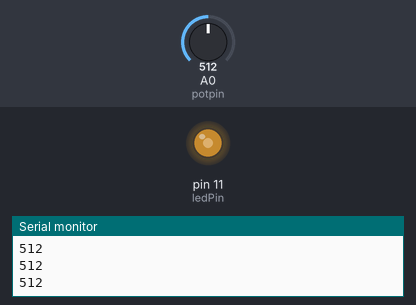
This sketch was run on a simulated Arduino Uno, built with avr-gcc and run on an emulated ATmega328P. Shown: output pins drawn as LEDs (lit = HIGH), the last lines printed to the serial monitor. The test bench sets the inputs (shaded band); at power-on: A0 (potpin) = 512.

Above: at 1.2 s.
1.3 s: A0 (potpin) set to 716
At 2.5 s:
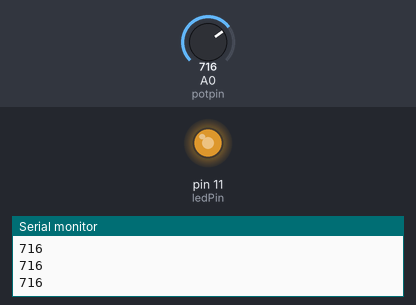
2.8 s: A0 (potpin) set to 900
At 3.4 s:
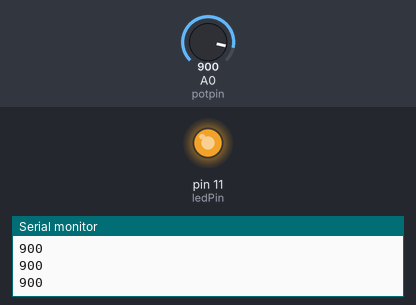
4.3 s: A0 (potpin) set to 122
At 4.6 s:
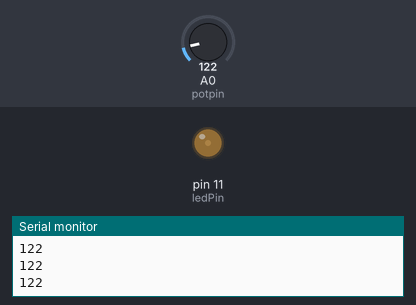
5.8 s: A0 (potpin) set to 0
At 7.0 s:
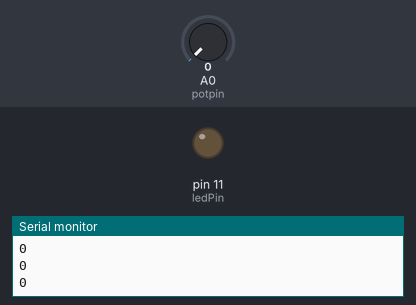
Timing chart, 0 to 8.3 s (numbered marks = the images above; inputs shaded):
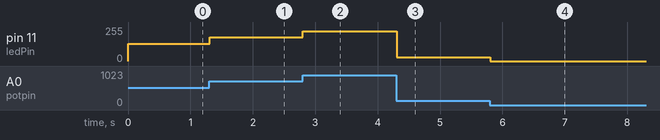

The sketch:

Project3.ino
```cpp
int val;
int ledPin = 11;
int potpin = 0;

void setup() {
  pinMode(ledPin, OUTPUT);
  Serial.begin(9600);
}

void loop() {
  // put your main code here, to run repeatedly:
  val = analogRead(potpin);
  Serial.println(val);
  analogWrite(ledPin, val/4);
  delay(10);
}
```

Measured:
- after the input at 1.3 s, pin 11 (ledPin): 128/255 → 179/255 at once
- after the input at 2.8 s, pin 11 (ledPin): 179/255 → 225/255 at once
- after the input at 4.3 s, pin 11 (ledPin): 225/255 → 30/255 at once
- after the input at 5.8 s, pin 11 (ledPin): 30/255 → 0/255 at once
